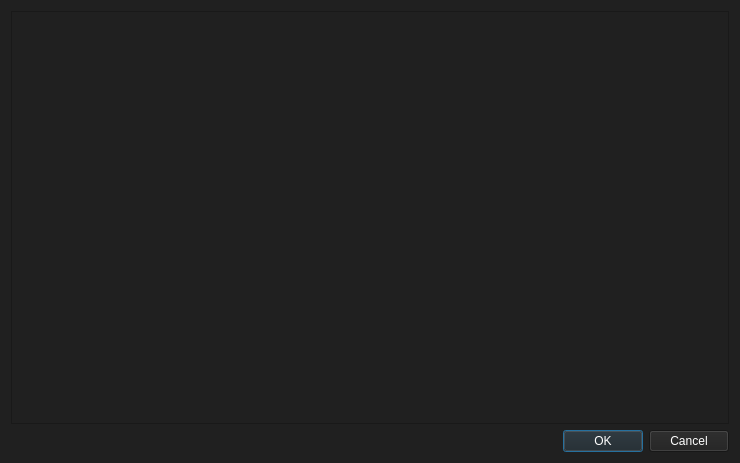
<?xml version="1.0" encoding="UTF-8"?>
<ui version="4.0">
 <class>EditConfigDialog</class>
 <widget class="QDialog" name="EditConfigDialog">
  <property name="geometry">
   <rect>
    <x>0</x>
    <y>0</y>
    <width>740</width>
    <height>463</height>
   </rect>
  </property>
  <property name="windowTitle">
   <string>Edit Espers.conf</string>
  </property>
  <property name="styleSheet">
   <string notr="true">background-color: rgb(32, 32, 32);
    color: rgb(255, 255, 255);</string>
  </property>
  <layout class="QVBoxLayout" name="verticalLayout_2">
   <item>
    <widget class="QTextEdit" name="configText">
     <property name="font">
      <font>
       <pointsize>10</pointsize>
      </font>
     </property>
    </widget>
   </item>
   <item>
    <widget class="QDialogButtonBox" name="buttonBox">
     <property name="font">
      <font>
       <pointsize>10</pointsize>
      </font>
     </property>
     <property name="standardButtons">
      <set>QDialogButtonBox::Cancel|QDialogButtonBox::Ok</set>
     </property>
    </widget>
   </item>
  </layout>
 </widget>
 <resources/>
 <connections>
  <connection>
   <sender>buttonBox</sender>
   <signal>accepted()</signal>
   <receiver>EditConfigDialog</receiver>
   <slot>accept()</slot>
   <hints>
    <hint type="sourcelabel">
     <x>685</x>
     <y>442</y>
    </hint>
    <hint type="destinationlabel">
     <x>660</x>
     <y>460</y>
    </hint>
   </hints>
  </connection>
  <connection>
   <sender>buttonBox</sender>
   <signal>rejected()</signal>
   <receiver>EditConfigDialog</receiver>
   <slot>reject()</slot>
   <hints>
    <hint type="sourcelabel">
     <x>591</x>
     <y>441</y>
    </hint>
    <hint type="destinationlabel">
     <x>546</x>
     <y>460</y>
    </hint>
   </hints>
  </connection>
 </connections>
 <slots>
  <slot>accept()</slot>
  <slot>reject()</slot>
 </slots>
</ui>
